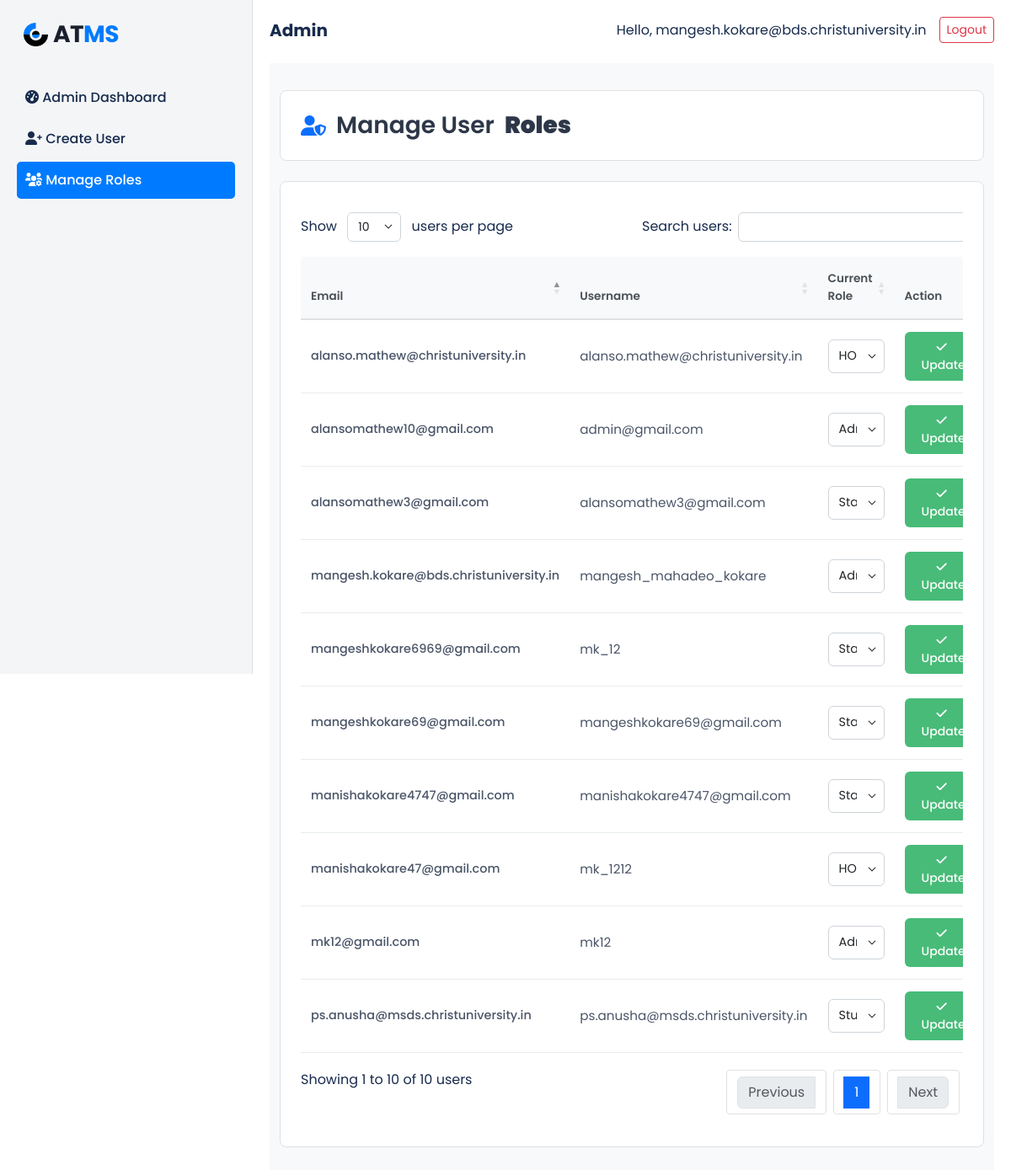
Page /accounts/manage_roles/ (signed in) on the committed database.
### accounts/models.py (models this page shows, shortened)
class CustomUser(AbstractUser):
    emp_id = models.CharField(max_length=20, blank=True, null=True)
    campus = models.ForeignKey('Campus', on_delete=models.SET_NULL, null=True, blank=True)
    school = models.ForeignKey('School', on_delete=models.SET_NULL, null=True, blank=True)
    department = models.ManyToManyField('Department', blank=True)
    phone_number = models.CharField(max_length=15, blank=True, null=True)
    gender = models.CharField(max_length=10, blank=True, null=True)
    phone_no = models.CharField(max_length=15, blank=True, null=True)
    role = models.CharField(
        max_length=10,
        choices=[('admin', 'Admin'), ('hod', 'HOD'), ('staff', 'Staff'), ('student', 'Student')],
        blank=True, null=True,
    )
    email = models.EmailField(unique=True)
    USERNAME_FIELD = 'email'  # login using email
    REQUIRED_FIELDS = ['username']        # must NOT include 'email'

### accounts/views.py (the view)
# urls.py: path('manage_roles/', views.manage_roles, name='manage_roles'),
@login_required
def manage_roles(request):
    if not hasattr(request.user, "role") or request.user.role != "admin":
        return HttpResponseForbidden("You are not authorized to access this page.")
    users = CustomUser.objects.all().order_by('id')
    return render(request, 'accounts/manage_roles.html', {
        'users': users,
    })

### accounts/context_processors.py (called while the page is built)
def all_projects(request):
    projects = Project.objects.all()
    return {'projects': projects}

def global_teams_and_students(request):
    teams = Team.objects.all()
    students = User.objects.filter(role='staff')
    return {
        'teams': teams,
        'students': students
    }

### accounts/templates/accounts/manage_roles.html (shortened to what this page needs)
{% extends 'admin_base.html' %}
{% block content %}
<link rel="stylesheet" type="text/css" href="https://cdn.datatables.net/1.13.6/css/dataTables.bootstrap5.min.css">
<div class="roles-container">
    <div class="container">
        <div class="page-header-card">
            <h2 class="page-title">
                <i class="fa fa-user-shield"></i>
                Manage User <b>Roles</b>
            </h2>
        </div>
        <div class="table-card">
            <div class="table-responsive">
                <table class="table table-hover roles-table" id="rolesTable">
                    <thead>
                        <tr>
                            <th>Email</th>
                            <th>Username</th>
                            <th>Current Role</th>
                            <th>Action</th>
                        </tr>
                    </thead>
                    <tbody>
                        {% for user in users %}
                        <tr>
                            <form method="POST" action="{% url 'accounts:update_user_role_only' user.id %}" class="role-form">
                                <td class="user-email">{{ user.email }}</td>
                                <td class="user-username">{{ user.username }}</td>
                                <td>
                                    <select name="role" class="form-select role-select">
                                        <option value="admin" {% if user.role == "admin" %}selected{% endif %}>Admin</option>
                                        <option value="hod" {% if user.role == "hod" %}selected{% endif %}>HOD</option>
                                        <option value="staff" {% if user.role == "staff" %}selected{% endif %}>Staff</option>
                                        <option value="student" {% if user.role == "student" %}selected{% endif %}>Student</option>
                                    </select>
                                </td>
                                <td>
                                    <button type="submit" class="btn update-btn">
                                        <i class="fa fa-check me-1"></i>Update
                                    </button>
                                </td>
                            </form>
                        </tr>
                        {% endfor %}
                    </tbody>
                </table>
            </div>
        </div>
    </div>
</div>
{% endblock %}

### templates/admin_base.html (shortened to what this page needs)
<!DOCTYPE html>
<html lang="en">
{% load static %}
<head>
  <link rel="stylesheet" href="https://cdn.jsdelivr.net/npm/bootstrap@5.3.2/dist/css/bootstrap.min.css">
  <link rel="stylesheet" href="https://cdnjs.cloudflare.com/ajax/libs/font-awesome/6.0.0-beta3/css/all.min.css">
</head>
<body>
<div class="main-container">
  <div class="sidebar">
    <div class="mb-4">
      <div class="sidebar-logo">
        <img src="{% static 'accounts/images/group-481747-1-19.png' %}" alt="Students Logo" class="logo-image">
        AT<span>MS</span>
      </div>
    </div>
    <div class="sidebar-menu">
    <a href="{% url 'accounts:admin_dashboard' %}" class="{% if request.resolver_match.url_name == 'admin_dashboard' %}active{% endif %}">
        <i class="fas fa-tachometer-alt"></i> Admin Dashboard
    </a>
      <a href="{% url 'accounts:create_user' %}" class="{% if request.resolver_match.url_name == 'create_user' %}active{% endif %}">
        <i class="fas fa-user-plus"></i> Create User
      </a>
      <a href="{% url 'accounts:manage_roles' %}" class="{% if request.resolver_match.url_name == 'manage_roles' %}active{% endif %}">
        <i class="fas fa-users-cog"></i> Manage Roles
      </a>
    </div>
  </div>
  <div class="main-content">
    <div class="top-navbar mb-4">
      <div class="d-flex align-items-center flex-wrap">
        <div class="brand">Admin </div>
      </div>
      <div class="user-info">
        <span>Hello, {{ request.user.email }}</span>
        <form action="{% url 'accounts:logout' %}" method="post">
          <button type="submit" class="btn btn-sm btn-outline-danger" id="logoutBtn">Logout</button>
        </form>
      </div>
    </div>
    {% block content %}{% endblock %}
  </div>
</div>
</body>
</html>

### templates/admin_base.html (style rules this page uses)
:root { --atms-blue: #007bff; --sidebar-bg: #f4f5f7; --main-bg: #ffffff; --primary-text: #172b4d; --secondary-text: #6b778c; --border-color: #dfe1e6; --card-shadow: 0 1px 0 rgba(9, 30, 66, 0.25); }
body { font-family: 'Poppins', sans-serif; background-color: var(--main-bg); color: var(--primary-text); }
.main-container { min-height: 100vh; display: flex; }
.sidebar { background-color: var(--sidebar-bg); width: 300px; padding: 20px; border-right: 1px solid var(--border-color); height: 100vh; position: fixed; top: 0; left: 0; overflow-y: auto; }
.sidebar-logo { font-size: 1.75rem; font-weight: 700; color: #1a202c; margin-bottom: 32px; padding: 0 8px; letter-spacing: -0.5px; display: flex; align-items: center; }
.logo-image { height: 1em; width: auto; vertical-align: middle; margin-right: 6px; }
.sidebar-logo span { color: var(--atms-blue); }
.sidebar-menu a { color: var(--primary-text); text-decoration: none; display: block; padding: 10px; border-radius: 5px; margin-bottom: 5px; font-weight: 500; }
.sidebar-menu a.active { background-color: var(--atms-blue); color: white; }
.main-content { flex-grow: 1; padding: 20px; margin-left: 300px; min-width: 0; }
.top-navbar { display: flex; justify-content: space-between; align-items: center; margin-bottom: 20px; flex-wrap: wrap; }
.top-navbar .brand { font-weight: 700; font-size: 1.25rem; }
.top-navbar .user-info { display: flex; align-items: center; gap: 15px; }

### accounts/templates/accounts/manage_roles.html (style rules this page uses)
.roles-container { background: #f8f9fa; min-height: 100vh; padding: 2rem 0; }
.page-header-card { background: #ffffff; border-radius: 8px; padding: 1.5rem; margin-bottom: 1.5rem; border: 1px solid #e0e0e0; }
.page-title { color: #2d3748; font-weight: 600; font-size: 1.75rem; margin: 0; display: flex; align-items: center; gap: 0.75rem; }
.page-title i { color: #0d6efd; font-size: 1.5rem; }
.table-card { background: #ffffff; border-radius: 8px; overflow: hidden; border: 1px solid #e0e0e0; padding: 1.5rem; }
.roles-table { margin: 0; font-size: 0.9rem; width: 100% !important; }
.roles-table thead th { background: #f8f9fa; color: #495057; font-weight: 600; font-size: 0.85rem; padding: 1rem 0.75rem; border-bottom: 2px solid #dee2e6; }
.roles-table tbody tr { transition: background 0.2s ease; border-bottom: 1px solid #e9ecef; }
.roles-table tbody td { padding: 0.875rem 0.75rem; vertical-align: middle; color: #4a5568; }
.user-email { font-weight: 500; color: #2d3748; }
.user-username { color: #718096; font-size: 0.95rem; }
.role-select { padding: 0.5rem 2rem 0.5rem 0.75rem; border: 1px solid #ced4da; border-radius: 6px; font-size: 0.9rem; transition: border-color 0.2s ease; background-color: white; background-repeat: no-repeat; background-position: right 0.5rem center; background-size: 12px 10px; appearance: none; cursor: pointer; }
.update-btn { padding: 0.5rem 1.25rem; background: #48bb78; border: none; border-radius: 6px; color: white; font-weight: 500; transition: background 0.2s ease; font-size: 0.875rem; }
.role-form { display: contents; }

### rows in the picture
CustomUser: user.email "mangesh.kokare@bds.christuniversity.in", email "mangesh.kokare@bds.christuniversity.in", username "mangesh_mahadeo_kokare", role "Admin"
CustomUser: email "mk12@gmail.com", username "mk12", role "Admin"
CustomUser: email "manishakokare47@gmail.com", username "mk_1212", role "HOD"
CustomUser: email "mangeshkokare6969@gmail.com", username "mk_12", role "Staff"
CustomUser: email "mangeshkokare69@gmail.com", username "mangeshkokare69@gmail.com", role "Staff"
CustomUser: email "manishakokare4747@gmail.com", username "manishakokare4747@gmail.com", role "Staff"
CustomUser: email "alansomathew10@gmail.com", username "admin@gmail.com", role "Admin"
CustomUser: email "alanso.mathew@christuniversity.in", username "alanso.mathew@christuniversity.in", role "HOD"
CustomUser: email "ps.anusha@msds.christuniversity.in", username "ps.anusha@msds.christuniversity.in", role "Student"
CustomUser: email "alansomathew3@gmail.com", username "alansomathew3@gmail.com", role "Staff"
